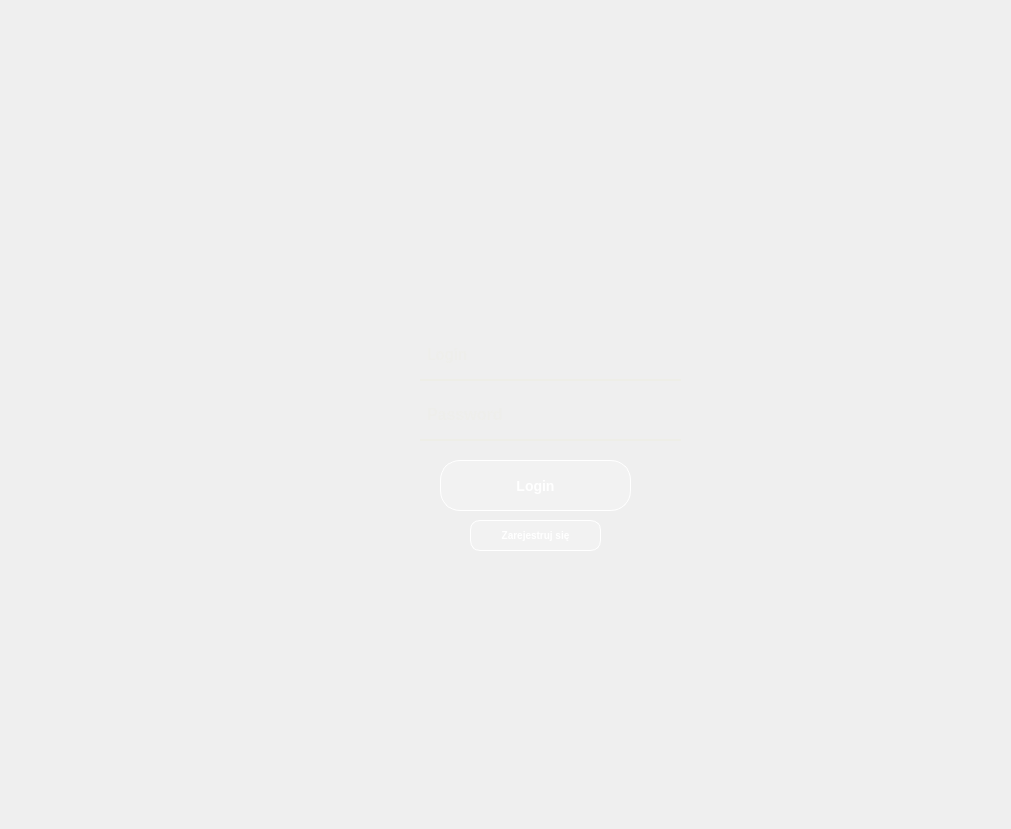
<?xml version="1.0" encoding="UTF-8"?>
<ui version="4.0">
 <class>Login</class>
 <widget class="QMainWindow" name="Login">
  <property name="geometry">
   <rect>
    <x>0</x>
    <y>0</y>
    <width>1011</width>
    <height>829</height>
   </rect>
  </property>
  <property name="sizePolicy">
   <sizepolicy hsizetype="Expanding" vsizetype="Expanding">
    <horstretch>0</horstretch>
    <verstretch>0</verstretch>
   </sizepolicy>
  </property>
  <property name="minimumSize">
   <size>
    <width>1011</width>
    <height>829</height>
   </size>
  </property>
  <property name="maximumSize">
   <size>
    <width>1011</width>
    <height>829</height>
   </size>
  </property>
  <property name="windowTitle">
   <string>Login</string>
  </property>
  <widget class="QWidget" name="centralwidget">
   <property name="styleSheet">
    <string notr="true">QWidget{
	font-family: 'Roboto', sans-serif;
    font-size: 16px;
	font-weight: bold;
}

QLineEdit {
    background-color: transparent;
    border-bottom: 1.5px solid rgb(238, 238, 231);
    border-radius: 0px;
    padding: 5px;
    color: rgb(238, 238, 231);
    position: relative;

}

QPushButton {
    background-color: rgba(255, 255, 255, 0.2); /* Półprzezroczyste tło */
    color: #ffffff; /* Biały tekst */
    border: 1px solid #ffffff; /* Biała obwódka */
    padding: 10px 20px; /* Odpowiednie wypełnienie */
    border-radius: 20px; /* Okrągłe rogi */
    text-transform: uppercase; /* Tekst wielkimi literami */
    font-weight: bold; /* Pogrubienie tekstu */
    font-size: 14px; /* Rozmiar czcionki */
    transition: all 0.3s ease; /* Animacja przejścia */
    cursor: pointer; /* Kursor w formie wskaźnika */
}

QPushButton:hover {
    background-color: rgba(255, 255, 255, 0.3); /* Zwiększenie przejrzystości tła przy najechaniu */
    border-color: #ffffff; /* Biała obwódka */
}</string>
   </property>
   <widget class="QLabel" name="background">
    <property name="geometry">
     <rect>
      <x>0</x>
      <y>0</y>
      <width>1011</width>
      <height>831</height>
     </rect>
    </property>
    <property name="sizePolicy">
     <sizepolicy hsizetype="Preferred" vsizetype="Preferred">
      <horstretch>0</horstretch>
      <verstretch>0</verstretch>
     </sizepolicy>
    </property>
    <property name="minimumSize">
     <size>
      <width>0</width>
      <height>0</height>
     </size>
    </property>
    <property name="maximumSize">
     <size>
      <width>16777215</width>
      <height>16777215</height>
     </size>
    </property>
    <property name="autoFillBackground">
     <bool>false</bool>
    </property>
    <property name="styleSheet">
     <string notr="true">background-image: url(:/background/background.png);</string>
    </property>
    <property name="text">
     <string/>
    </property>
    <property name="pixmap">
     <pixmap resource="sources/login.qrc">:/background/background.png</pixmap>
    </property>
    <property name="scaledContents">
     <bool>true</bool>
    </property>
   </widget>
   <widget class="QPushButton" name="loginButton">
    <property name="geometry">
     <rect>
      <x>440</x>
      <y>460</y>
      <width>191</width>
      <height>51</height>
     </rect>
    </property>
    <property name="styleSheet">
     <string notr="true"/>
    </property>
    <property name="text">
     <string>Login</string>
    </property>
   </widget>
   <widget class="QLabel" name="passwordIcon">
    <property name="geometry">
     <rect>
      <x>370</x>
      <y>390</y>
      <width>41</width>
      <height>51</height>
     </rect>
    </property>
    <property name="styleSheet">
     <string notr="true">image: url(:/password/password.png);</string>
    </property>
    <property name="text">
     <string/>
    </property>
   </widget>
   <widget class="QLineEdit" name="loginLabel">
    <property name="geometry">
     <rect>
      <x>420</x>
      <y>330</y>
      <width>261</width>
      <height>51</height>
     </rect>
    </property>
    <property name="font">
     <font>
      <family>Roboto,sans-serif</family>
      <pointsize>-1</pointsize>
      <weight>75</weight>
      <bold>true</bold>
     </font>
    </property>
    <property name="cursor">
     <cursorShape>IBeamCursor</cursorShape>
    </property>
    <property name="styleSheet">
     <string notr="true"/>
    </property>
    <property name="text">
     <string/>
    </property>
    <property name="maxLength">
     <number>250</number>
    </property>
    <property name="frame">
     <bool>true</bool>
    </property>
    <property name="alignment">
     <set>Qt::AlignLeading|Qt::AlignLeft|Qt::AlignVCenter</set>
    </property>
    <property name="placeholderText">
     <string>Login</string>
    </property>
    <property name="cursorMoveStyle">
     <enum>Qt::LogicalMoveStyle</enum>
    </property>
   </widget>
   <widget class="QLineEdit" name="passwordLabel">
    <property name="geometry">
     <rect>
      <x>420</x>
      <y>390</y>
      <width>261</width>
      <height>51</height>
     </rect>
    </property>
    <property name="styleSheet">
     <string notr="true"/>
    </property>
    <property name="text">
     <string/>
    </property>
    <property name="maxLength">
     <number>250</number>
    </property>
    <property name="echoMode">
     <enum>QLineEdit::Password</enum>
    </property>
    <property name="alignment">
     <set>Qt::AlignLeading|Qt::AlignLeft|Qt::AlignVCenter</set>
    </property>
    <property name="placeholderText">
     <string>Password</string>
    </property>
   </widget>
   <widget class="QLabel" name="loginIcon">
    <property name="geometry">
     <rect>
      <x>370</x>
      <y>330</y>
      <width>41</width>
      <height>51</height>
     </rect>
    </property>
    <property name="styleSheet">
     <string notr="true">image: url(:/login/login.png);</string>
    </property>
    <property name="text">
     <string/>
    </property>
   </widget>
   <widget class="QPushButton" name="registerButton">
    <property name="geometry">
     <rect>
      <x>470</x>
      <y>520</y>
      <width>131</width>
      <height>31</height>
     </rect>
    </property>
    <property name="styleSheet">
     <string notr="true">font-size: 10px;
padding: 5px 10px;
border-radius: 10px;</string>
    </property>
    <property name="text">
     <string>Zarejestruj się</string>
    </property>
   </widget>
   <widget class="QLabel" name="errorLabel">
    <property name="geometry">
     <rect>
      <x>300</x>
      <y>250</y>
      <width>451</width>
      <height>61</height>
     </rect>
    </property>
    <property name="styleSheet">
     <string notr="true">    background-color: transparent;
    color: rgba(230, 0, 0, 0.6);
    position: relative;
	font-family: 'Roboto', sans-serif;
    font-size: 15px;
	font-style:italic;</string>
    </property>
    <property name="text">
     <string/>
    </property>
    <property name="alignment">
     <set>Qt::AlignCenter</set>
    </property>
   </widget>
  </widget>
 </widget>
 <tabstops>
  <tabstop>loginLabel</tabstop>
  <tabstop>passwordLabel</tabstop>
  <tabstop>loginButton</tabstop>
  <tabstop>registerButton</tabstop>
 </tabstops>
 <resources>
  <include location="sources/login.qrc"/>
  <include location="sources/login.qrc"/>
 </resources>
 <connections/>
</ui>
